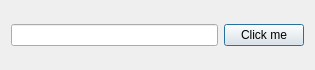
<?xml version="1.0" encoding="UTF-8"?>
<ui version="4.0">
 <class>Dialog</class>
 <widget class="QDialog" name="Dialog">
  <property name="geometry">
   <rect>
    <x>0</x>
    <y>0</y>
    <width>315</width>
    <height>70</height>
   </rect>
  </property>
  <property name="windowTitle">
   <string>Dialog</string>
  </property>
  <layout class="QHBoxLayout" name="horizontalLayout">
   <item>
    <widget class="QLineEdit" name="lineEdit">
     <property name="echoMode">
      <enum>QLineEdit::Password</enum>
     </property>
    </widget>
   </item>
   <item>
    <widget class="QPushButton" name="pushButton">
     <property name="text">
      <string>Click me</string>
     </property>
    </widget>
   </item>
  </layout>
 </widget>
 <layoutdefault spacing="6" margin="11"/>
 <resources/>
 <connections/>
</ui>
